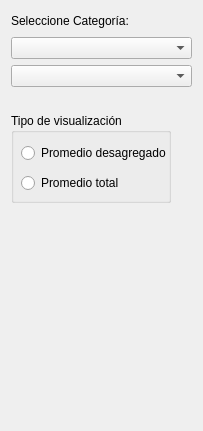
<?xml version="1.0" encoding="UTF-8"?>
<ui version="4.0">
 <class>SectorWeekAnalysis</class>
 <widget class="QWidget" name="SectorWeekAnalysis">
  <property name="geometry">
   <rect>
    <x>0</x>
    <y>0</y>
    <width>201</width>
    <height>431</height>
   </rect>
  </property>
  <property name="windowTitle">
   <string>Form</string>
  </property>
  <layout class="QGridLayout" name="gridLayout">
   <item row="1" column="0">
    <widget class="QComboBox" name="comboBoxSelectSector">
     <property name="minimumSize">
      <size>
       <width>181</width>
       <height>0</height>
      </size>
     </property>
    </widget>
   </item>
   <item row="3" column="0">
    <spacer name="verticalSpacer_2">
     <property name="orientation">
      <enum>Qt::Vertical</enum>
     </property>
     <property name="sizeType">
      <enum>QSizePolicy::Fixed</enum>
     </property>
     <property name="sizeHint" stdset="0">
      <size>
       <width>20</width>
       <height>20</height>
      </size>
     </property>
    </spacer>
   </item>
   <item row="0" column="0">
    <widget class="QLabel" name="label">
     <property name="minimumSize">
      <size>
       <width>0</width>
       <height>20</height>
      </size>
     </property>
     <property name="maximumSize">
      <size>
       <width>16777215</width>
       <height>20</height>
      </size>
     </property>
     <property name="text">
      <string>Seleccione Categoría:</string>
     </property>
    </widget>
   </item>
   <item row="4" column="0">
    <widget class="QGroupBox" name="groupBoxVisType">
     <property name="minimumSize">
      <size>
       <width>140</width>
       <height>90</height>
      </size>
     </property>
     <property name="maximumSize">
      <size>
       <width>160</width>
       <height>90</height>
      </size>
     </property>
     <property name="title">
      <string>Tipo de visualización</string>
     </property>
     <widget class="QRadioButton" name="radioButtonAverageDisag">
      <property name="geometry">
       <rect>
        <x>10</x>
        <y>30</y>
        <width>151</width>
        <height>20</height>
       </rect>
      </property>
      <property name="text">
       <string>Promedio desagregado</string>
      </property>
     </widget>
     <widget class="QRadioButton" name="radioButtonAverage">
      <property name="geometry">
       <rect>
        <x>10</x>
        <y>60</y>
        <width>151</width>
        <height>20</height>
       </rect>
      </property>
      <property name="text">
       <string>Promedio total</string>
      </property>
     </widget>
    </widget>
   </item>
   <item row="2" column="0">
    <widget class="QComboBox" name="comboBoxSelectSubCategory">
     <property name="minimumSize">
      <size>
       <width>181</width>
       <height>0</height>
      </size>
     </property>
     <property name="maximumSize">
      <size>
       <width>181</width>
       <height>16777215</height>
      </size>
     </property>
    </widget>
   </item>
   <item row="5" column="0">
    <spacer name="verticalSpacer">
     <property name="orientation">
      <enum>Qt::Vertical</enum>
     </property>
     <property name="sizeHint" stdset="0">
      <size>
       <width>20</width>
       <height>40</height>
      </size>
     </property>
    </spacer>
   </item>
  </layout>
 </widget>
 <resources/>
 <connections/>
</ui>
